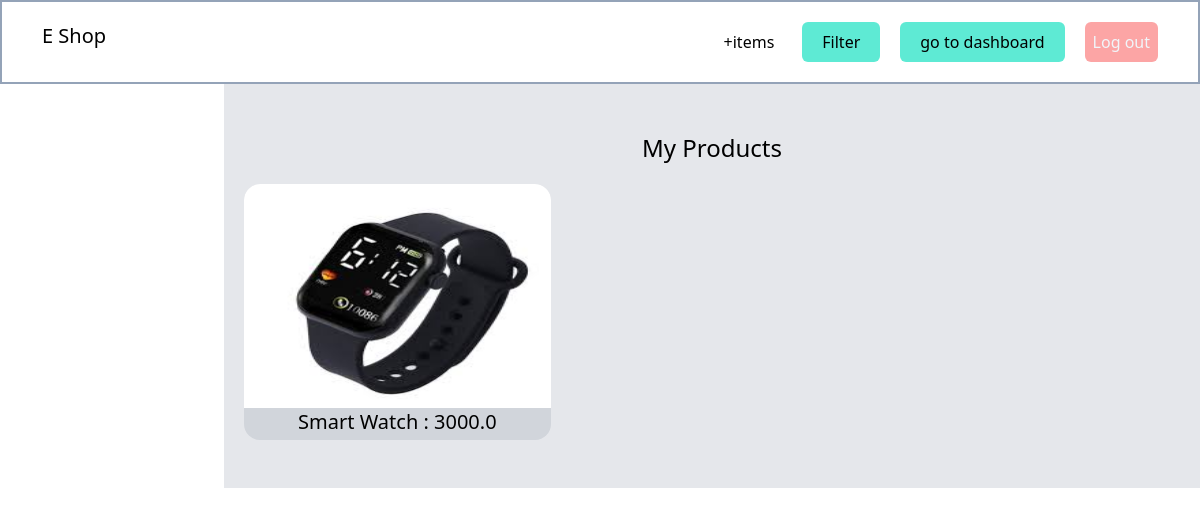
The app's page /deshboard/ (signed in) with its own data.
### item/models.py (models this page shows, shortened)
class Items(models.Model):
    Name = models.CharField(max_length=200)
    category = models.ForeignKey(Category, related_name='items', on_delete=models.CASCADE)
    description = models.TextField(blank=True, null=True)
    price = models.FloatField()
    image = models.ImageField(upload_to='product_images', blank=True, null=True)
    is_sold = models.BooleanField(default=False)
    created_at = models.DateTimeField(auto_now_add=True)
    created_by = models.ForeignKey(User, related_name = 'items', on_delete=models.CASCADE)
    class Meta:
        ordering = ['Name']
        verbose_name_plural = 'Items'

### deshboard/views.py (the view)
# urls.py: path('', views.index ,name= 'index')
@login_required
def index(request):
    items = Items.objects.filter(created_by = request.user)
    return render(request, 'deshboard/index.html',{'items':items})

### deshboard/templates/deshboard/index.html (shortened to what this page needs)
{% extends 'mainapp/base.html' %}
{% block content %}
<div class="px-5 py-12 bg-gray-200 ml-56">
    <h1 class="mb-5 text-2xl text-center">My Products</h1>
    <div class=" grid sm:grid-cols-1 md:grid-cols-2 lg:grid-cols-3 xl:grid-cols-4 gap-2 ">
        {% for item in items %}
        <div>
            <a href="{%url 'item:detail' item.id %}">
                <div class="bg-gray-300 w-76 h-64 rounded-2xl">
                    <img class="w-full h-56 rounded-t-2xl" src="{{ item.image.url}}" alt="">
                    <div>
                        <h2 class="text-center text-xl">{{item.Name}} : {{ item.price}}</h2>
                    </div>
                </div>
            </a>
        </div>
        {% endfor %}
    </div>
</div>
{% endblock %}

### records on screen
Items: image (picture), Name "Smart Watch", price "3000.0"
